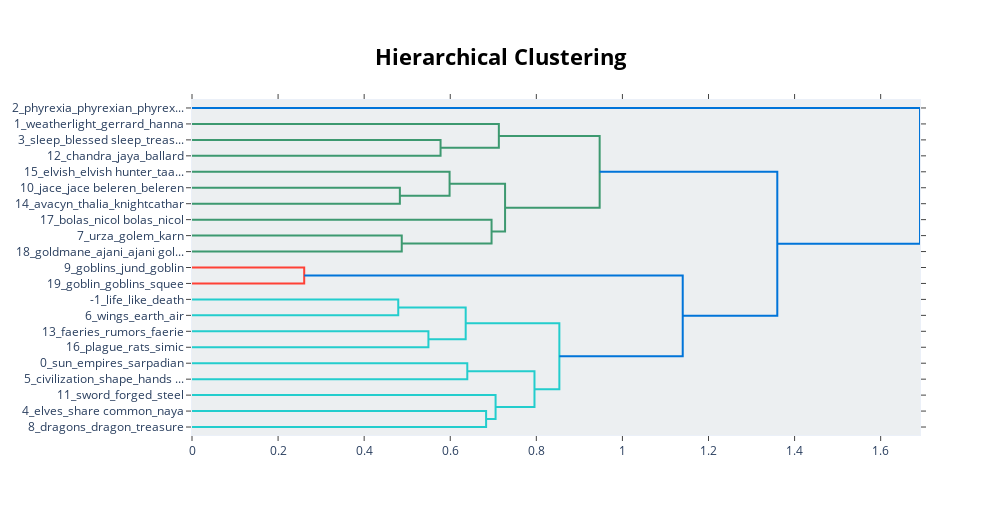

Notebook cell for this chart:
### Markdown cell above
We can use hierarchical clustering to visualize the relationships

### Code cell
# hierarchical clustering
topic_model.visualize_hierarchy()

### Figure 1 — Plotly figure (JSON) as saved in the notebook; plotly's stock layout.template omitted (floating-point values rounded to 4 significant figures)
{"data": [{"hoverinfo": "text", "marker": {"color": "rgb(61,153,112)"}, "mode": "lines", "type": "scatter", "x": [0, 0.5775, 0.5775, 0], "xaxis": "x", "y": [-25, -25, -35, -35], "yaxis": "y"}, {"hoverinfo": "text", "marker": {"color": "rgb(61,153,112)"}, "mode": "lines", "type": "scatter", "x": [0, 0.7129, 0.7129, 0.5775], "xaxis": "x", "y": [-15, -15, -30, -30], "yaxis": "y"}, {"hoverinfo": "text", "marker": {"color": "rgb(61,153,112)"}, "mode": "lines", "type": "scatter", "x": [0, 0.4829, 0.4829, 0], "xaxis": "x", "y": [-55, -55, -65, -65], "yaxis": "y"}, {"hoverinfo": "text", "marker": {"color": "rgb(61,153,112)"}, "mode": "lines", "type": "scatter", "x": [0, 0.5984, 0.5984, 0.4829], "xaxis": "x", "y": [-45, -45, -60, -60], "yaxis": "y"}, {"hoverinfo": "text", "marker": {"color": "rgb(61,153,112)"}, "mode": "lines", "type": "scatter", "x": [0, 0.4873, 0.4873, 0], "xaxis": "x", "y": [-85, -85, -95, -95], "yaxis": "y"}, {"hoverinfo": "text", "marker": {"color": "rgb(61,153,112)"}, "mode": "lines", "type": "scatter", "x": [0, 0.696, 0.696, 0.4873], "xaxis": "x", "y": [-75, -75, -90, -90], "yaxis": "y"}, {"hoverinfo": "text", "marker": {"color": "rgb(61,153,112)"}, "mode": "lines", "type": "scatter", "x": [0.5984, 0.7274, 0.7274, 0.696], "xaxis": "x", "y": [-52.5, -52.5, -82.5, -82.5], "yaxis": "y"}, {"hoverinfo": "text", "marker": {"color": "rgb(61,153,112)"}, "mode": "lines", "type": "scatter", "x": [0.7129, 0.9471, 0.9471, 0.7274], "xaxis": "x", "y": [-22.5, -22.5, -67.5, -67.5], "yaxis": "y"}, {"hoverinfo": "text", "marker": {"color": "rgb(255,65,54)"}, "mode": "lines", "type": "scatter", "x": [0, 0.2607, 0.2607, 0], "xaxis": "x", "y": [-105, -105, -115, -115], "yaxis": "y"}, {"hoverinfo": "text", "marker": {"color": "rgb(35,205,205)"}, "mode": "lines", "type": "scatter", "x": [0, 0.4792, 0.4792, 0], "xaxis": "x", "y": [-125, -125, -135, -135], "yaxis": "y"}, {"hoverinfo": "text", "marker": {"color": "rgb(35,205,205)"}, "mode": "lines", "type": "scatter", "x": [0, 0.5493, 0.5493, 0], "xaxis": "x", "y": [-145, -145, -155, -155], "yaxis": "y"}, {"hoverinfo": "text", "marker": {"color": "rgb(35,205,205)"}, "mode": "lines", "type": "scatter", "x": [0.4792, 0.6359, 0.6359, 0.5493], "xaxis": "x", "y": [-130, -130, -150, -150], "yaxis": "y"}, {"hoverinfo": "text", "marker": {"color": "rgb(35,205,205)"}, "mode": "lines", "type": "scatter", "x": [0, 0.6396, 0.6396, 0], "xaxis": "x", "y": [-165, -165, -175, -175], "yaxis": "y"}, {"hoverinfo": "text", "marker": {"color": "rgb(35,205,205)"}, "mode": "lines", "type": "scatter", "x": [0, 0.6833, 0.6833, 0], "xaxis": "x", "y": [-195, -195, -205, -205], "yaxis": "y"}, {"hoverinfo": "text", "marker": {"color": "rgb(35,205,205)"}, "mode": "lines", "type": "scatter", "x": [0, 0.7053, 0.7053, 0.6833], "xaxis": "x", "y": [-185, -185, -200, -200], "yaxis": "y"}, {"hoverinfo": "text", "marker": {"color": "rgb(35,205,205)"}, "mode": "lines", "type": "scatter", "x": [0.6396, 0.7957, 0.7957, 0.7053], "xaxis": "x", "y": [-170, -170, -192.5, -192.5], "yaxis": "y"}, {"hoverinfo": "text", "marker": {"color": "rgb(35,205,205)"}, "mode": "lines", "type": "scatter", "x": [0.6359, 0.8535, 0.8535, 0.7957], "xaxis": "x", "y": [-140, -140, -181.2, -181.2], "yaxis": "y"}, {"hoverinfo": "text", "marker": {"color": "rgb(0,116,217)"}, "mode": "lines", "type": "scatter", "x": [0.2607, 1.14, 1.14, 0.8535], "xaxis": "x", "y": [-110, -110, -160.6, -160.6], "yaxis": "y"}, {"hoverinfo": "text", "marker": {"color": "rgb(0,116,217)"}, "mode": "lines", "type": "scatter", "x": [0.9471, 1.36, 1.36, 1.14], "xaxis": "x", "y": [-45, -45, -135.3, -135.3], "yaxis": "y"}, {"hoverinfo": "text", "marker": {"color": "rgb(0,116,217)"}, "mode": "lines", "type": "scatter", "x": [0, 1.691, 1.691, 1.36], "xaxis": "x", "y": [-5, -5, -90.16, -90.16], "yaxis": "y"}], "layout": {"autosize": false, "height": 515, "hoverlabel": {"bgcolor": "white", "font": {"family": "Rockwell", "size": 16}}, "hovermode": "closest", "plot_bgcolor": "#ECEFF1", "showlegend": false, "title": {"font": {"color": "Black", "size": 22}, "text": "<b>Hierarchical Clustering", "x": 0.5, "xanchor": "center", "yanchor": "top"}, "width": 1000, "xaxis": {"mirror": "allticks", "rangemode": "tozero", "showgrid": false, "showline": true, "showticklabels": true, "ticks": "outside", "type": "linear", "zeroline": false}, "yaxis": {"mirror": "allticks", "range": [-210, 0], "rangemode": "tozero", "showgrid": false, "showline": true, "showticklabels": true, "tickmode": "array", "ticks": "outside", "ticktext": ["2_phyrexia_phyrexian_phyrex...", "1_weatherlight_gerrard_hanna", "3_sleep_blessed sleep_treas...", "12_chandra_jaya_ballard", "15_elvish_elvish hunter_taa...", "10_jace_jace beleren_beleren", "14_avacyn_thalia_knightcathar", "17_bolas_nicol bolas_nicol", "7_urza_golem_karn", "18_goldmane_ajani_ajani gol...", "9_goblins_jund_goblin", "19_goblin_goblins_squee", "-1_life_like_death", "6_wings_earth_air", "13_faeries_rumors_faerie", "16_plague_rats_simic", "0_sun_empires_sarpadian", "5_civilization_shape_hands ...", "11_sword_forged_steel", "4_elves_share common_naya", "8_dragons_dragon_treasure"], "tickvals": [-5, -15, -25, -35, -45, -55, -65, -75, -85, -95, -105, -115, -125, -135, -145, -155, -165, -175, -185, -195, -205], "type": "linear", "zeroline": false}}}
